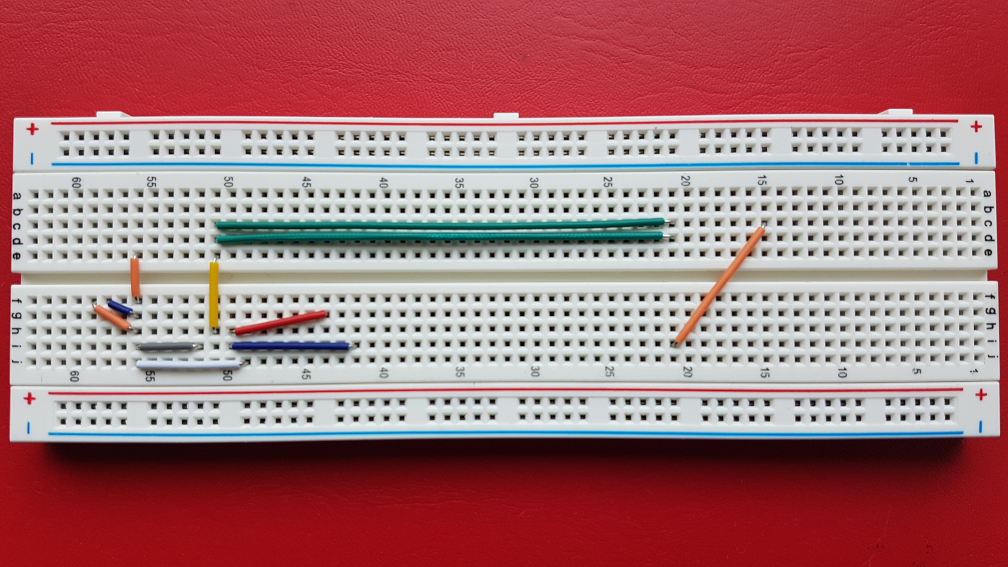
#> input picture Project Files/Dataset/SampleTestImages/20200609_153702.jpg, 4032 x 2268 px (shown at 1/4 size)
$ jupyter execute --allow-errors 'Tutorial Tests.ipynb'   (shell and % lines are left out)
#> lines starting #> are read from the running program, lines starting #| are printed output that depends on the picture
[cell 1]

from PIL import Image
import PIL.ImageOps
import requests
from io import BytesIO
import numpy as np
import matplotlib.pyplot as plt
from matplotlib.patches import Rectangle
import cv2

[cell 2]
url = "https://api.labelbox.com/masks/feature/ckb911cg50ffx0yd24nue6kvx?token=eyJhbGciOiJIUzI1NiIsInR5cCI6IkpXVCJ9.eyJ1c2VySWQiOiJja2IwMmIxbHluanEzMDcyMW94b2I3MHFwIiwib3JnYW5pemF0aW9uSWQiOiJja2IwMmIxbGluazR1MDcxMjExN2MyNmVhIiwiaWF0IjoxNTkxNzczODgxLCJleHAiOjE1OTQzNjU4ODF9.ZsoIb8kQmm9xAASJiaM8_ahRUH24N4Q-AhowMWkqLYQ"
#> (the rest of this cell did not finish here and is left out)

#> (a cell that did not finish here is left out)

[cell 4]
img = cv2.imread('Dataset/SampleTestImages/20200609_153702.jpg')
#> img is the input picture: shape (2268, 4032, 3); mean B, G, R 118, 114.5, 165.2
RGB_im = cv2.cvtColor(img, cv2.COLOR_BGR2RGB)
plt.imshow(RGB_im)

[cell 5]
scale_percent = 45 # percent of original size
width = int(img.shape[1] * scale_percent / 100)
#> width = 1814
height = int(img.shape[0] * scale_percent / 100)
#> height = 1020
dim = (width, height)
#> dim = (1814, 1020)
out = cv2.resize(img, dim, interpolation = cv2.INTER_NEAREST)
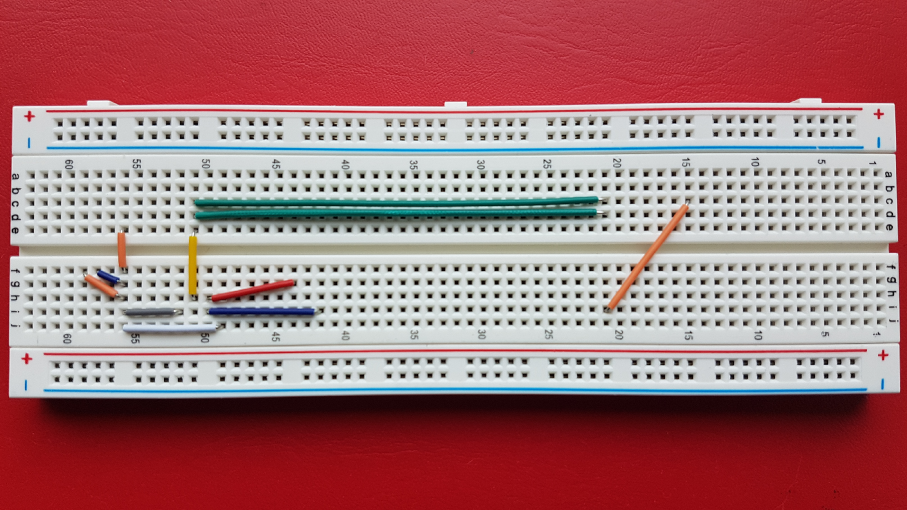
#> out: shape (1020, 1814, 3) (shown at 1/2 size); mean B, G, R 118, 114.5, 165.3

print("OG Size: ",img.shape)
#| OG Size:  (2268, 4032, 3)
print("New Size: ",out.shape)
#| New Size:  (1020, 1814, 3)

RGB_im = cv2.cvtColor(out, cv2.COLOR_BGR2RGB)
#> RGB_im: shape (1020, 1814, 3)
plt.imshow(RGB_im)

# cv2.imwrite('1020by1814.png',out)

[cell 6]
import tensorflow as tf

[cell 7]
tf.config.list_physical_devices('GPU')
#> (this line was passed over: tensorflow is not available in this run)
